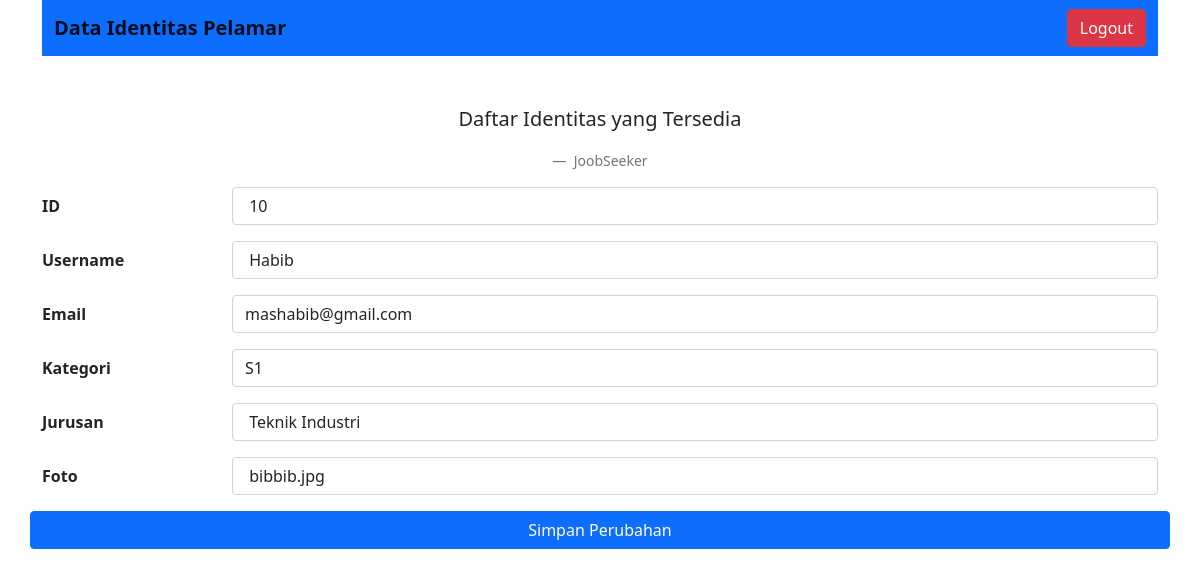
/edit.php?id=10, run on the app's committed database.
### tables this page shows
CREATE TABLE `tb_rekrut` (
  `id` int(11) NOT NULL,
  `username` varchar(50) NOT NULL,
  `email` varchar(50) NOT NULL,
  `kategori` varchar(50) NOT NULL,
  `jurusan` varchar(50) NOT NULL,
  `foto` varchar(50) NOT NULL
);

### edit.php (the view, shortened to what this page needs)
<?php
    include "koneksi.php";
    $id = $_GET['id'];
    $query = "SELECT * FROM tb_rekrut where id=$id";
    $sql = mysqli_query($koneksi, $query);
    $data = mysqli_fetch_array($sql);
    $id=$data['id'];
    $username=$data['username'];
    $email=$data['email'];
    $kategori=$data['kategori'];
    $jurusan=$data['jurusan'];
    $foto=$data['foto'];
?>
<!doctype html>
<html lang="en">
  <head>
    <link href="https://cdn.jsdelivr.net/npm/bootstrap@5.1.3/dist/css/bootstrap.min.css" rel="stylesheet">
  </head>
  <body>
        <div class="container">
            <nav class="navbar navbar-light bg-primary">
                <div class="container-fluid">
                    <a class="navbar-brand"><b>Data Identitas Pelamar</b></a>
                    <form class="d-flex">
                        <a href="logout.php"><button class="btn btn-outline btn-danger ms-2" type="button">Logout</button></a>
                    </form>
                </div>
            </nav>
            <figure class="text-center mt-5">
                <blockquote class="blockquote">
                    <p>Daftar Identitas yang Tersedia</p>
                </blockquote>
                <figcaption class="blockquote-footer mt-3">
                    JoobSeeker <cite title="Source Title"></cite>
                </figcaption>
            </figure>
            <form action="update.php" method="post">
                <div class="mb-3 row">
                    <label for="id" class="col-sm-2 col-form-label"><b>ID</b></label>
                    <div class="col-sm-10">
                    <input type="text" class="form-control" id="id" name="id" value=" <?php echo $id; ?>">
                    </div>
                </div>
                <div class="mb-3 row">
                    <label for="username" class="col-sm-2 col-form-label"><b>Username</b></label>
                    <div class="col-sm-10">
                    <input type="text" class="form-control" id="username"  name="username" value=" <?php echo $username; ?>">
                    </div>
                </div>
                <div class="mb-3 row">
                    <label for="email" class="col-sm-2 col-form-label"><b>Email</b></label>
                    <div class="col-sm-10">
                    <input type="email" class="form-control" id="email" name="email" value=" <?php echo $email; ?>">
                    </div>
                </div>
                <div class="mb-3 row">
                    <label for="kategori" class="col-sm-2 col-form-label"><b>Kategori</b></label>
                    <div class="col-sm-10">
                        <select name="kategori" id="kategori" class="form-control" name="kategori">">
                            <option value="S1"<?php if($kategori == "S1") echo "selected";?>>S1</option>
                        </select>
                    </div>
                </div>
                <div class="mb-3 row">
                    <label for="jurusan" class="col-sm-2 col-form-label"><b>Jurusan</b></label>
                    <div class="col-sm-10">
                    <input type="text" class="form-control" id="jurusan" name="jurusan" value=" <?php echo $jurusan; ?>">
                    </div>
                </div>
                <div class="mb-3 row">
                    <label for="foto" class="col-sm-2  col-form-label"><b>Foto</b></label>
                    <div class="col-sm-10">
                    <input type="text" class="form-control" id="foto" name="foto" value=" <?php echo $foto; ?>">
                    </div>
                </div>
                <div class="mb-5 row">
                    <button type="submit" class="btn btn-primary" name="btn">Simpan Perubahan</button>
                </div>
            </form>
        </div>
  </body>
</html>

### data on the page
tb_rekrut: id "10", username "Habib", email "mashabib@gmail.com", kategori "S1", jurusan "Teknik Industri", foto "bibbib.jpg"
